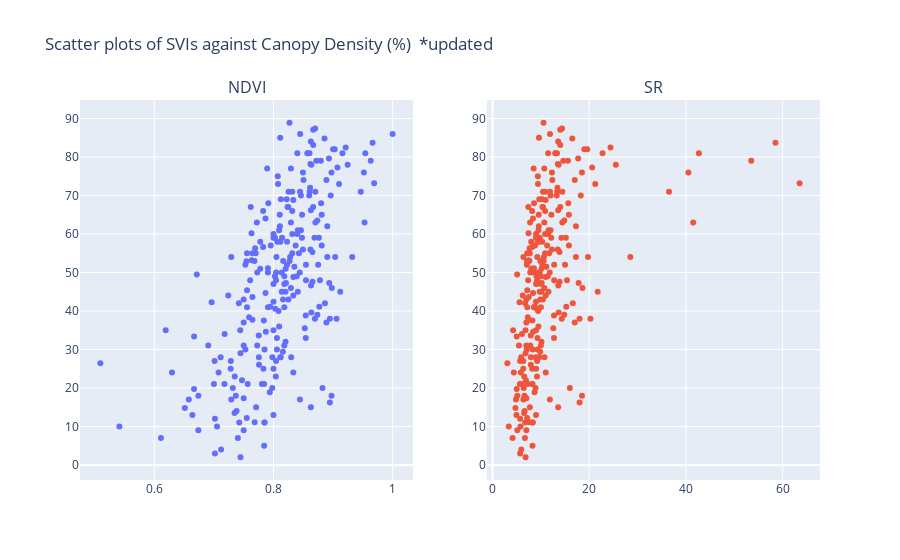

Notebook source saved alongside this figure:
### Code cell
# plot SVI values against Canopy Density (%)
fig = make_subplots(rows=1, cols=2,
                    subplot_titles=('NDVI','SR'))
fig.add_trace(
    go.Scatter(x=point_data_new['NDVI'], y=point_data_new['canopy density (%)'], mode='markers'),
    row=1, col=1
)
fig.add_trace(
    go.Scatter(x=point_data_new['SR'], y=point_data_new['canopy density (%)'], mode='markers'),
    row=1, col=2
)
fig.update_layout(title_text="Scatter plots of SVIs against Canopy Density (%)  ",
                  showlegend=False
)

py.iplot(fig)

### Figure 1 — Plotly figure (JSON) as saved in the notebook; plotly's stock layout.template omitted (floating-point values rounded to 4 significant figures; data arrays with more than 128 entries replaced by an {"elided": "..."} marker saying what was removed)
{"data": [{"mode": "markers", "type": "scatter", "x": {"elided": "258 float values"}, "xaxis": "x", "y": {"elided": "258 float values"}, "yaxis": "y"}, {"mode": "markers", "type": "scatter", "x": {"elided": "258 float values"}, "xaxis": "x2", "y": {"elided": "258 float values"}, "yaxis": "y2"}], "layout": {"annotations": [{"font": {"size": 16}, "showarrow": false, "text": "NDVI", "x": 0.225, "xanchor": "center", "xref": "paper", "y": 1, "yanchor": "bottom", "yref": "paper"}, {"font": {"size": 16}, "showarrow": false, "text": "SR", "x": 0.775, "xanchor": "center", "xref": "paper", "y": 1, "yanchor": "bottom", "yref": "paper"}], "showlegend": false, "title": {"text": "Scatter plots of SVIs against Canopy Density (%)  *updated"}, "xaxis": {"anchor": "y", "domain": [0, 0.45]}, "xaxis2": {"anchor": "y2", "domain": [0.55, 1]}, "yaxis": {"anchor": "x", "domain": [0, 1]}, "yaxis2": {"anchor": "x2", "domain": [0, 1]}}}
